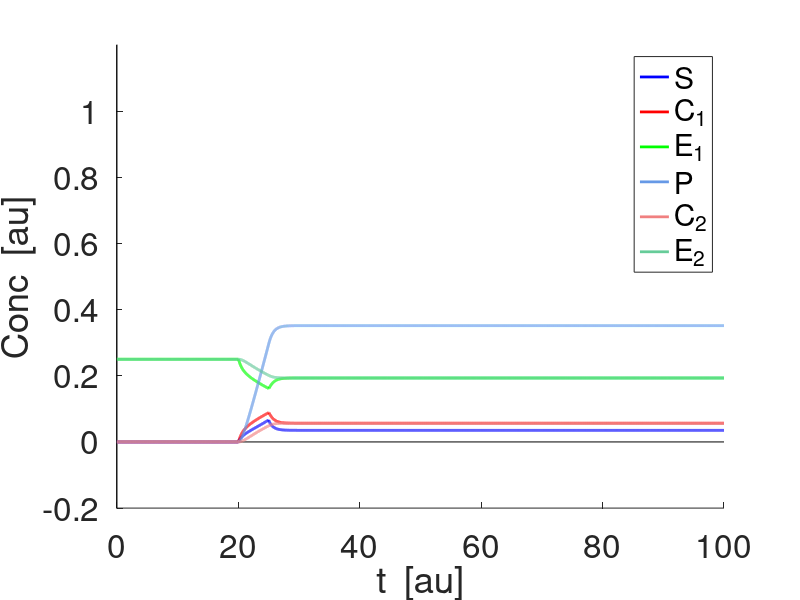
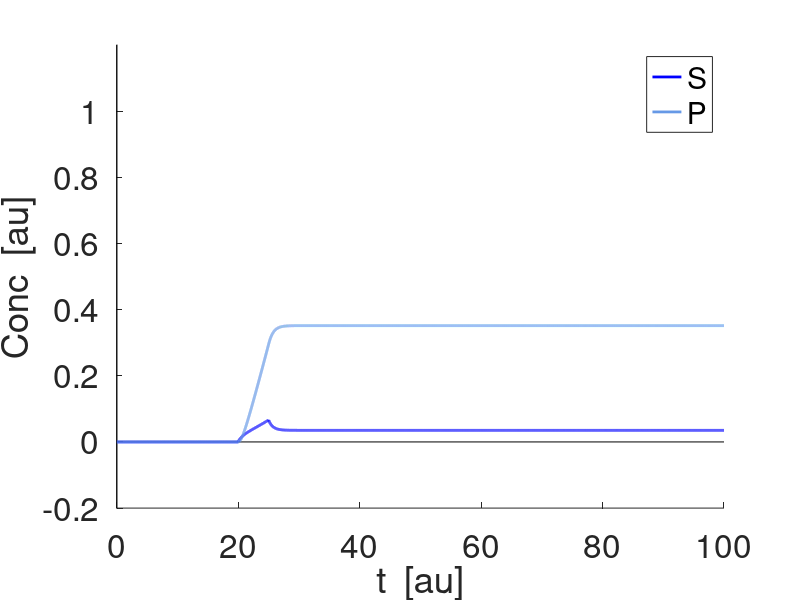

Source code (MATLAB) for these figures, in order:
% Covalent modification cycle & cascades
% 2022-04-26

clearvars;
close all;

% S + E1 <--> C1 ---> P + E1
% P + E2 <--> C2 ---> S + E2
% ReactI0n constants: ksc1, kcs1, kcp1, kpc2, kcp2, kcs2
% 
% NotatI0n:
%           kxy: S-->C reactI0n (irreversible network component)
% 

lightblueish = [.4 .6 .9];
lightcoral = [0.94 0.5 0.5];
lightsalmon = [0.9 0.5 0.4];
lightgray = [.7 .7 .7];
darkgray = [.3 .3 .3];
darkgray2 = [.1 .1 .1];
mediumacquamarine = [0.4 0.8 0.6];

% [t] = au
% [conc] = au
% ksc = conc^-1 t^-1
% kcs = t^-1
% kcp = t^-1

% Functions 

heaviside=@(t) 0.5*(t == 0)+(t > 0);


MDL = 1;
        % 1: Covalent modificatI0n cycle
        
if MDL == 1

    % Parameters
    
    ksc1 = 100;
    kcs1 = 10;
    kcp1 = 2;
    kpc2 = 10;
    kcp2 = 10;
    kcs2 = 2;
    
    S0 = 0;
    C10 = 0;
    C20 = 0;
    E10 = 0.25;
    E20 = 0.25;
    P0 = 0;

    E1t = E10;
    E2t = E20;
    
    Tmax = 100;
    dt = 0.01;
    t = 0:dt:Tmax;
    
    ton = 20;
    toff = 25;
    Ain1 = 0.1;
    Fsqw = Ain1*heaviside(t-ton).*heaviside(toff-t);
    
    S = zeros(1,length(t));
    E1 = zeros(1,length(t));
    E2 = zeros(1,length(t));
    P = zeros(1,length(t));
    
    S(1) = S0;
    E1(1) = E10;
    E2(1) = E20;
    P(1) = P0;
    
    for j=1:length(t)-1
        k1s = -ksc1*S(j)*E1(j)+kcs1*(E1t-E1(j))+kcs2*(E2t-E2(j));
        k1s = k1s+Fsqw(j);
        k1e1 = -ksc1*S(j)*E1(j)+(kcs1+kcp1)*(E1t-E1(j));
        k1e2 = -kpc2*P(j)*E2(j)+(kcp2+kcs2)*(E2t-E2(j));
        k1p = kcp1*(E1t-E1(j))-kpc2*P(j)*E2(j)+kcp2*(E2t-E2(j));
        as = S(j)+k1s*dt;
        ae1 = E1(j)+k1e1*dt;
        ae2 = E2(j)+k1e2*dt;
        ap = P(j)+k1p*dt;     
        k2s = -ksc1*S(j)*ae1+kcs1*(E1t-ae1)+kcs2*(E2t-ae2);
        k2s = k2s+Fsqw(j);
        k2e1 = -ksc1*S(j)*ae1+(kcs1+kcp1)*(E1t-ae1);
        k2e2 = -kpc2*P(j)*ae2+(kcp2+kcs2)*(E2t-ae2);
        k2p = kcp1*(E1t-ae1)-kpc2*P(j)*ae2+kcp2*(E2t-ae2);
        S(j+1) = S(j)+(k1s+k2s)*dt/2;
        E1(j+1) = E1(j)+(k1e1+k2e1)*dt/2;
        E2(j+1) = E2(j)+(k1e2+k2e2)*dt/2;
        P(j+1) = P(j)+(k1p+k2p)*dt/2;
    end
    
    C1 = E1t-E1;
    C2 = E2t-E2;
   
    
    figure
    hold on
    plot(-100,-100,'-b','linewidth',2);
    plot(-100,-100,'-r','linewidth',2);
    plot(-100,-100,'-g','linewidth',2);
    plot(-100,-100,'-','Color',lightblueish,'linewidth',2);
    plot(-100,-100,'-','Color',lightcoral,'linewidth',2);
    plot(-100,-100,'-','Color',mediumacquamarine,'linewidth',2);
    plot([0 Tmax],[0 0],'-k');
    plot([0 0],[-10 10],'-k');
    plot(t,S,'-b','linewidth',2);
    plot(t,C1,'-r','linewidth',2);
    plot(t,E1,'-g','linewidth',2);
    plot(t,P,'-','Color',lightblueish,'linewidth',2);
    plot(t,C2,'-','Color',lightcoral,'linewidth',2);
    plot(t,E2,'-','Color',mediumacquamarine,'linewidth',2);
    axis([-0.05 Tmax -0.2 1.2]);
    set(gca,'fontsize',24);
    xlabel('t  [au]');
    ylabel('Conc  [au]');
    legend('S','C_1','E_1','P','C_2','E_2');
    
    figure
    hold on
    plot(-100,-100,'-b','linewidth',2);
    %plot(-100,-100,'-r','linewidth',2);
    %plot(-100,-100,'-g','linewidth',2);
    plot(-100,-100,'-','Color',lightblueish,'linewidth',2);
    %plot(-100,-100,'-','Color',lightcoral,'linewidth',2);
    %plot(-100,-100,'-','Color',mediumacquamarine,'linewidth',2);
    plot([0 Tmax],[0 0],'-k');
    plot([0 0],[-10 10],'-k');
    plot(t,S,'-b','linewidth',2);
    %plot(t,C1,'-r','linewidth',2);
    %plot(t,E1,'-g','linewidth',2);
    plot(t,P,'-','Color',lightblueish,'linewidth',2);
    %plot(t,C2,'-','Color',lightcoral,'linewidth',2);
    %plot(t,E2,'-','Color',mediumacquamarine,'linewidth',2);
    axis([-0.05 Tmax -0.2 1.2]);
    set(gca,'fontsize',24);
    xlabel('t  [au]');
    ylabel('Conc  [au]');
    %legend('S','C_1','P','C_2');
    legend('S','P');

end